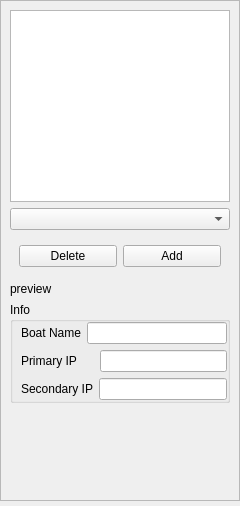
<?xml version="1.0" encoding="UTF-8"?>
<ui version="4.0">
 <class>BoatSetting</class>
 <widget class="QWidget" name="BoatSetting">
  <property name="geometry">
   <rect>
    <x>0</x>
    <y>0</y>
    <width>240</width>
    <height>506</height>
   </rect>
  </property>
  <property name="windowTitle">
   <string>Form</string>
  </property>
  <layout class="QVBoxLayout" name="verticalLayout">
   <property name="leftMargin">
    <number>0</number>
   </property>
   <property name="topMargin">
    <number>0</number>
   </property>
   <property name="rightMargin">
    <number>0</number>
   </property>
   <property name="bottomMargin">
    <number>5</number>
   </property>
   <item>
    <widget class="QScrollArea" name="scrollArea">
     <property name="widgetResizable">
      <bool>true</bool>
     </property>
     <widget class="QWidget" name="scrollAreaWidgetContents">
      <property name="geometry">
       <rect>
        <x>0</x>
        <y>0</y>
        <width>238</width>
        <height>499</height>
       </rect>
      </property>
      <layout class="QVBoxLayout" name="verticalLayout_2">
       <item>
        <widget class="QTableView" name="BoatTableView">
         <property name="sizePolicy">
          <sizepolicy hsizetype="Expanding" vsizetype="Minimum">
           <horstretch>0</horstretch>
           <verstretch>0</verstretch>
          </sizepolicy>
         </property>
         <property name="minimumSize">
          <size>
           <width>0</width>
           <height>120</height>
          </size>
         </property>
        </widget>
       </item>
       <item>
        <widget class="QComboBox" name="BoatcomboBox"/>
       </item>
       <item>
        <widget class="QWidget" name="widget_4" native="true">
         <layout class="QHBoxLayout" name="horizontalLayout_4">
          <item>
           <widget class="QPushButton" name="deleteBoatPushButton">
            <property name="text">
             <string>Delete</string>
            </property>
           </widget>
          </item>
          <item>
           <widget class="QPushButton" name="addBoatPushButton">
            <property name="text">
             <string>Add</string>
            </property>
           </widget>
          </item>
         </layout>
        </widget>
       </item>
       <item>
        <widget class="QLabel" name="label">
         <property name="sizePolicy">
          <sizepolicy hsizetype="Preferred" vsizetype="Maximum">
           <horstretch>0</horstretch>
           <verstretch>0</verstretch>
          </sizepolicy>
         </property>
         <property name="text">
          <string>preview</string>
         </property>
        </widget>
       </item>
       <item>
        <widget class="QGroupBox" name="groupBox">
         <property name="sizePolicy">
          <sizepolicy hsizetype="Preferred" vsizetype="Maximum">
           <horstretch>0</horstretch>
           <verstretch>0</verstretch>
          </sizepolicy>
         </property>
         <property name="title">
          <string>Info</string>
         </property>
         <property name="flat">
          <bool>false</bool>
         </property>
         <property name="checkable">
          <bool>false</bool>
         </property>
         <layout class="QVBoxLayout" name="verticalLayout_3">
          <property name="leftMargin">
           <number>8</number>
          </property>
          <property name="topMargin">
           <number>0</number>
          </property>
          <property name="rightMargin">
           <number>0</number>
          </property>
          <property name="bottomMargin">
           <number>0</number>
          </property>
          <item>
           <widget class="QWidget" name="widget" native="true">
            <property name="sizePolicy">
             <sizepolicy hsizetype="Preferred" vsizetype="Preferred">
              <horstretch>0</horstretch>
              <verstretch>0</verstretch>
             </sizepolicy>
            </property>
            <layout class="QHBoxLayout" name="horizontalLayout">
             <property name="leftMargin">
              <number>0</number>
             </property>
             <property name="topMargin">
              <number>0</number>
             </property>
             <property name="rightMargin">
              <number>0</number>
             </property>
             <property name="bottomMargin">
              <number>0</number>
             </property>
             <item>
              <widget class="QLabel" name="label_2">
               <property name="text">
                <string>Boat Name</string>
               </property>
              </widget>
             </item>
             <item>
              <widget class="QLineEdit" name="BoatlineEdit"/>
             </item>
            </layout>
           </widget>
          </item>
          <item>
           <widget class="QWidget" name="widget_2" native="true">
            <layout class="QHBoxLayout" name="horizontalLayout_2">
             <property name="leftMargin">
              <number>0</number>
             </property>
             <property name="topMargin">
              <number>0</number>
             </property>
             <property name="rightMargin">
              <number>0</number>
             </property>
             <property name="bottomMargin">
              <number>0</number>
             </property>
             <item>
              <widget class="QLabel" name="label_3">
               <property name="text">
                <string>Primary IP     </string>
               </property>
              </widget>
             </item>
             <item>
              <widget class="QLineEdit" name="PIPlineEdit"/>
             </item>
            </layout>
           </widget>
          </item>
          <item>
           <widget class="QWidget" name="widget_3" native="true">
            <layout class="QHBoxLayout" name="horizontalLayout_3">
             <property name="leftMargin">
              <number>0</number>
             </property>
             <property name="topMargin">
              <number>0</number>
             </property>
             <property name="rightMargin">
              <number>0</number>
             </property>
             <property name="bottomMargin">
              <number>0</number>
             </property>
             <item>
              <widget class="QLabel" name="label_4">
               <property name="text">
                <string>Secondary IP</string>
               </property>
              </widget>
             </item>
             <item>
              <widget class="QLineEdit" name="SIPlineEdit"/>
             </item>
            </layout>
           </widget>
          </item>
         </layout>
        </widget>
       </item>
       <item>
        <spacer name="verticalSpacer">
         <property name="orientation">
          <enum>Qt::Vertical</enum>
         </property>
         <property name="sizeHint" stdset="0">
          <size>
           <width>20</width>
           <height>40</height>
          </size>
         </property>
        </spacer>
       </item>
      </layout>
     </widget>
    </widget>
   </item>
  </layout>
 </widget>
 <resources/>
 <connections/>
</ui>
